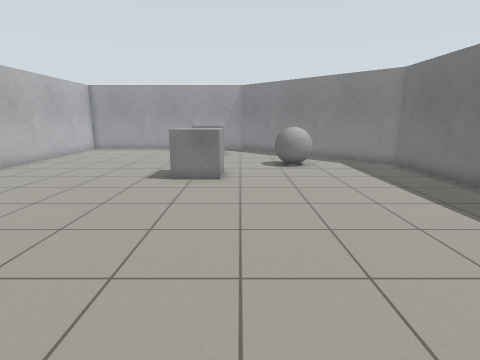
view 1 (above)

16 first-person views from a walk through a robot-simulator world made for Gazebo. The camera is 1.2 m above the floor, tilts 12° down and sees 80° across. The floor is counted in squares, 0.5 m on a side. Each view is taken from the middle of a square. On the plan, view 1 faces up. The plan holds only what a view shows up to about 18 squares ahead; the rest is blank.

view 2
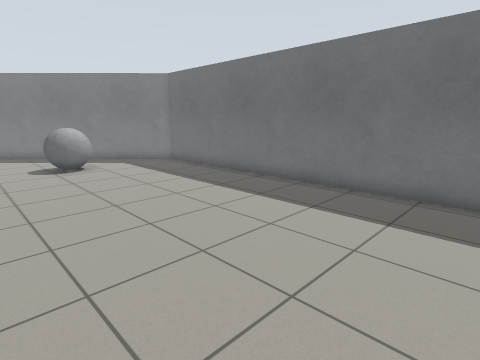

view 3
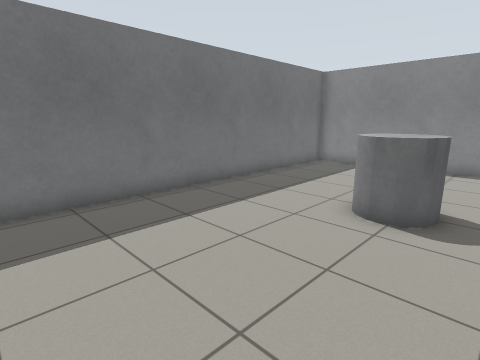

view 4
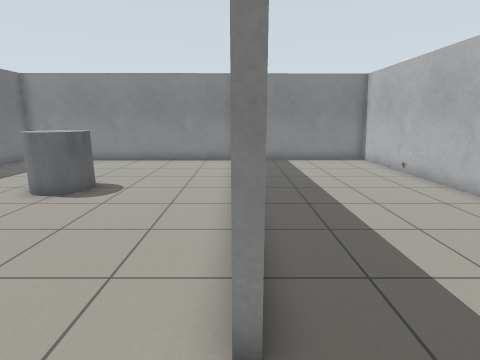

view 5
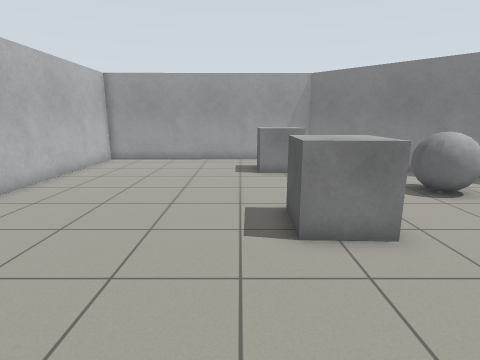

view 6
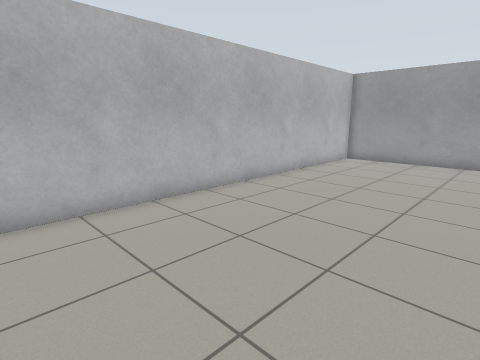

view 7
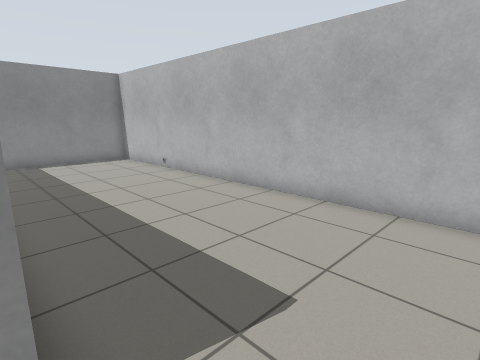

view 8
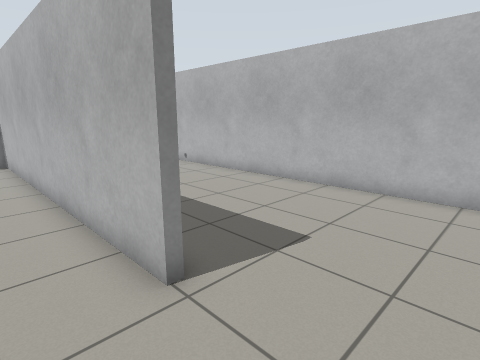

view 9
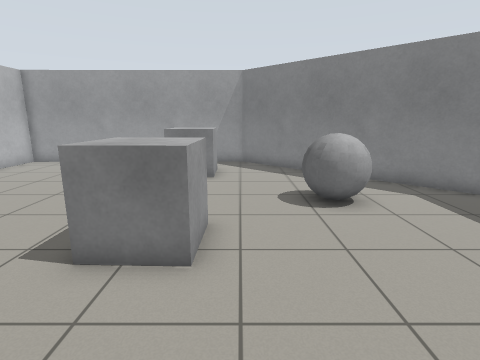

view 10
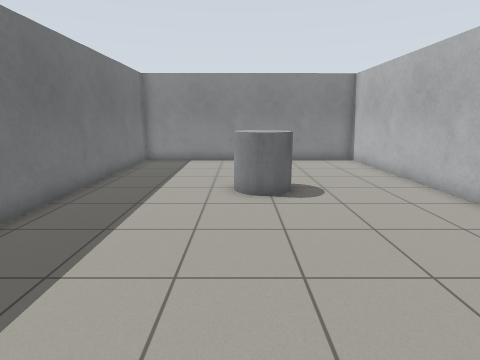

view 11
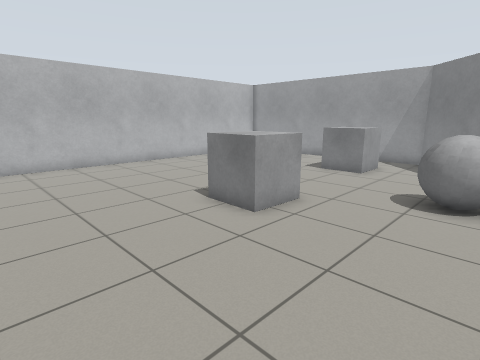

view 12
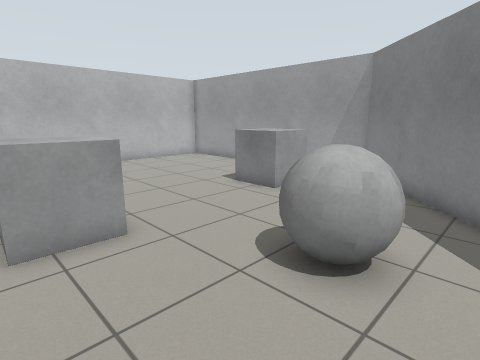

view 13
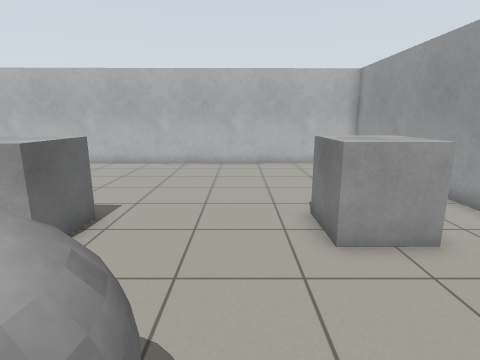

view 14
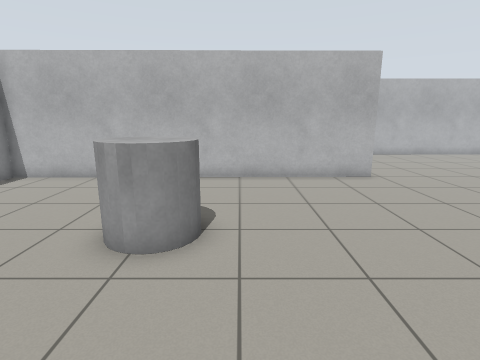

view 15
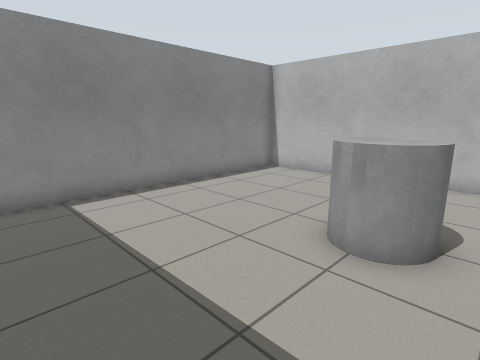

view 16
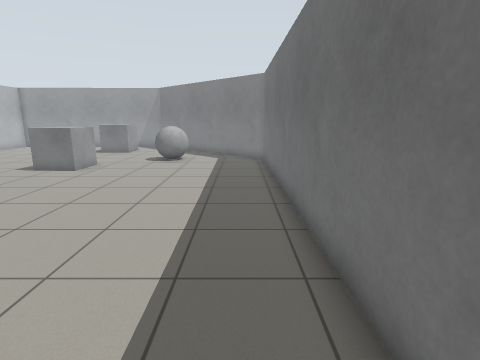

### Floor plan
Points are (right, up) in squares from view 1. A wall is a line through its corners. A room is listed if a view was taken in it or the views show most of it. See-through windows are left out.
Room 1 (views 1, 2, 3, 4, 5, 6, 7, 8, 9, 10, 11, 12, 13, 14, 15, 16)
walls: (-3.9, 3.6) (-3.8, -11.5) (8.7, -11.4) (8.4, 15.4) (0.1, 23.4) (-11.9, 23.3) (-11.5, -11.6) (-5.5, -11.5)
objects: grey box (-3, 11) to (-1, 13); grey box (-3, 19) to (-1, 21); grey cylinder (1, -5) to (3, -3); grey ball (2, 14) to (4, 16)

Where each view was taken, in squares from view 1:
view 1: 0 up, 0 right, facing up
view 2: 0 up, 1 left, facing up-right
view 3: 4 up, 0 right, facing down-right
view 4: 6 up, 4 left, facing down
view 5: 6 up, 4 left, facing up
view 6: 6 up, 4 left, facing up-left
view 7: 6 up, 4 left, facing down-left
view 8: 7 up, 2 left, facing down-left
view 9: 7 up, 0 right, facing up
view 10: 6 up, 3 right, facing down
view 11: 6 up, 4 right, facing up-left
view 12: 11 up, 5 right, facing up-left
view 13: 17 up, 4 right, facing left
view 14: 2 down, 8 right, facing left
view 15: 2 down, 8 right, facing down-left
view 16: 2 down, 7 right, facing up
